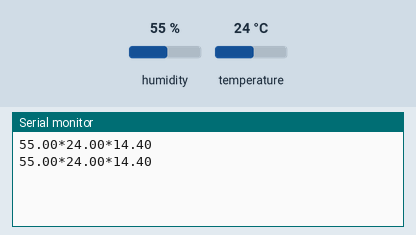
Recording of a sketch running on a simulated Arduino Uno, built with avr-gcc and run on an emulated ATmega328P. On the bench: the last lines printed to the serial monitor. The inputs (shaded band) are chosen by the test bench; at power-on: humidity 55 %, temperature 24 °C.

Above: at 2.8 s.
2.9 s: humidity set to 22 %
At 5.1 s:
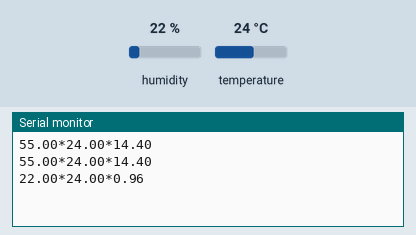
5.6 s: temperature set to 12 °C
At 6.7 s:
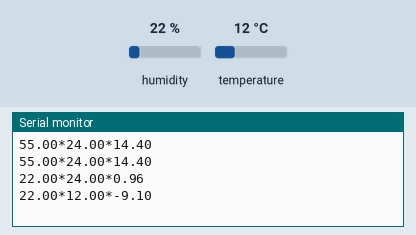
8.3 s: humidity set to 40 %
At 8.3 s:
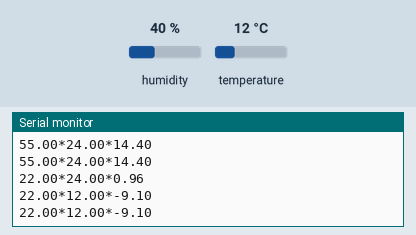
Timing chart, 0 to 11.3 s (numbered marks = the images above; inputs shaded):
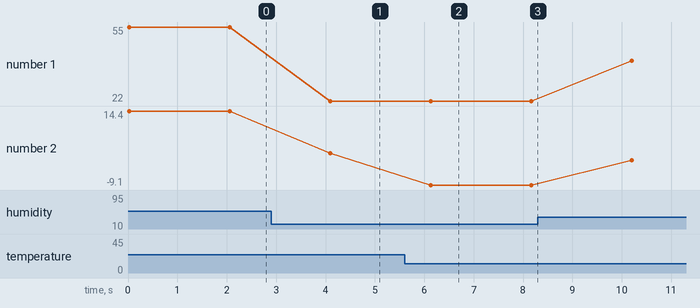

The sketch:

_s_.ino
```cpp
#include <dht11.h>
#define DHT11PIN 2
dht11 DHT11;

void setup()
{
  Serial.begin(9600);
}


void loop()
{
  int chk = DHT11.read(DHT11PIN);

 // Serial.print("Nem (%): ");
  Serial.print((float)DHT11.humidity, 2);
  Serial.print("*");

  //Serial.print("Temp: ");
  Serial.print((float)DHT11.temperature, 2);
  Serial.print("*");

  // Çiğ Oluşma Noktası, Dew Point
  //Serial.print("cig: ");
  Serial.print((float)DHT11.dewPoint(), 2);
  Serial.println();

  delay(2010);

}
```

Measured:
- after the input at 2.9 s, the serial monitor: prints a new line after 1.2 s (image 1)
- after the input at 5.6 s, the serial monitor: prints a new line after 0.53 s (image 2)
- plotted number 1: 55 → 22 after the input at 2.9 s, 22 → 40 after the input at 8.3 s
- plotted number 2: 14.4 → 0.96 after the input at 2.9 s, 0.96 → -9.1 after the input at 5.6 s, -9.1 → -1.2 after the input at 8.3 s
